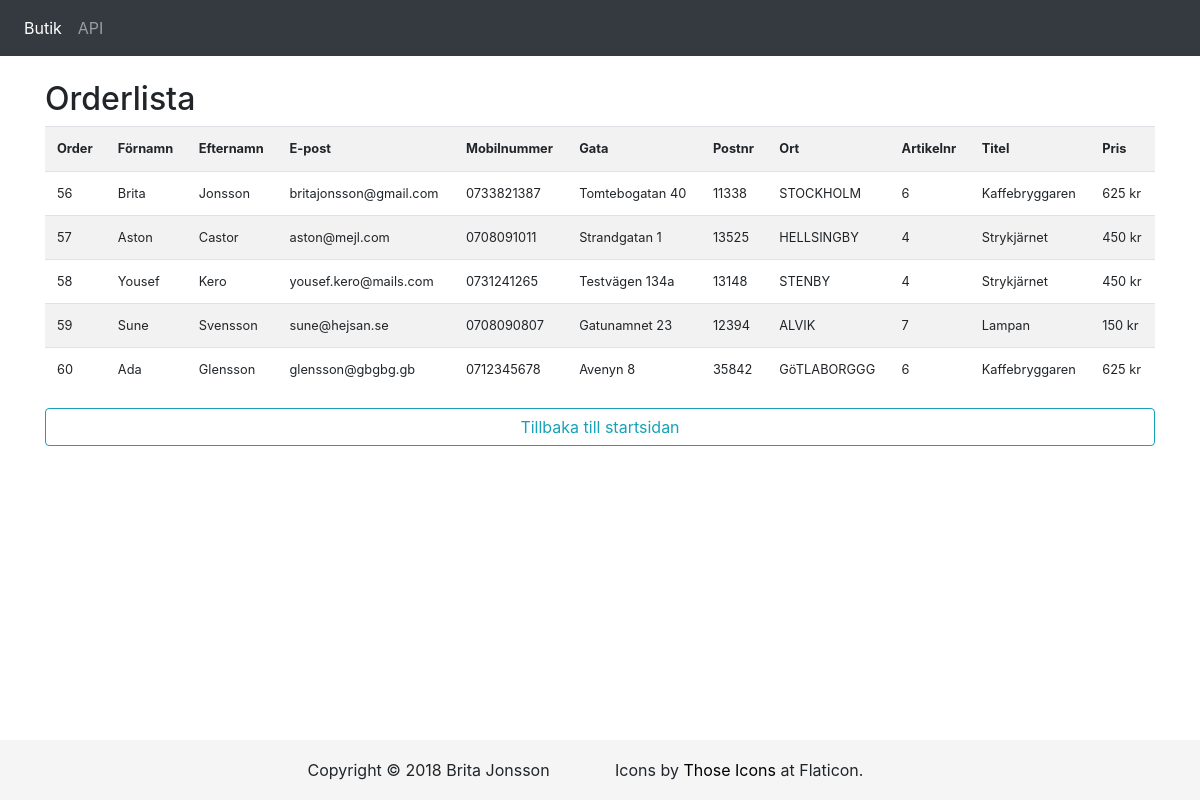
Screenshot of /Projekt/orderlist.php with the database file from the repository.
### tables this page shows
CREATE TABLE `orderlist` (
  `orderID` int(11) NOT NULL,
  `firstname` varchar(50) NOT NULL,
  `lastname` varchar(50) NOT NULL,
  `email` varchar(50) NOT NULL,
  `phone` varchar(50) NOT NULL,
  `street` varchar(50) NOT NULL,
  `zipcode` varchar(50) NOT NULL,
  `city` varchar(50) NOT NULL,
  `articleID` int(11) NOT NULL
);

CREATE TABLE `product` (
  `articleID` int(11) NOT NULL,
  `title` varchar(50) NOT NULL,
  `description` varchar(255) NOT NULL,
  `picture` varchar(50) NOT NULL,
  `price` varchar(50) NOT NULL
);

### Projekt/orderlist.php (the view)
<?php
    include "header.php";
    require_once("connect.php");
?>
<h2>Orderlista</h2>
<table class="table table-striped" id="orderlist">
    <tr>
        <th>Order</th>
        <th>Förnamn</th>
        <th>Efternamn</th>
        <th>E-post</th>
        <th>Mobilnummer</th>
        <th>Gata</th>
        <th>Postnr</th>
        <th>Ort</th>
        <th>Artikelnr</th>
        <th>Titel</th>
        <th>Pris</th>
    </tr>
    <?php
    $orderlistQuery = "SELECT * FROM orderlist, product WHERE orderlist.articleID = product.articleID ORDER BY orderID";
    $orderTable = mysqli_query($connection, $orderlistQuery) or die(mysqli_error($connection));
    while ($row = $orderTable->fetch_assoc()) :
    ?>
    <tr>
        <td><?= $row['orderID']; ?></td>
        <td><?= $row['firstname']; ?></td>
        <td><?= $row['lastname']; ?></td>
        <td><?= $row['email']; ?></td>
        <td><?= $row['phone']; ?></td>
        <td><?= $row['street']; ?></td>
        <td><?= $row['zipcode']; ?></td>
        <td><?= $row['city']; ?></td>
        <td><?= $row['articleID']; ?></td>
        <td><?= $row['title']; ?></td>
        <td><?= $row['price'] . " kr" ?></td>
    </tr>
    <?php endwhile; ?>
</table>
<?php
include "tostart.php";
include "footer.php";
?>

### Projekt/style.css (style rules this page uses)
#orderlist { font-size: 0.8rem; }
html { position: relative; min-height: 100%; }
body { margin-bottom: 60px; }

### rows the page displays
orderlist: orderID "56", firstname "Brita", lastname "Jonsson", email "britajonsson@gmail.com", phone "0733821387", street "Tomtebogatan 40", zipcode "11338", city "STOCKHOLM", articleID.articleID "6", articleID.title "Kaffebryggaren", articleID.price "625"
orderlist: orderID "57", firstname "Aston", lastname "Castor", email "aston@mejl.com", phone "0708091011", street "Strandgatan 1", zipcode "13525", city "HELLSINGBY", articleID.articleID "4", articleID.title "Strykjärnet", articleID.price "450"
orderlist: orderID "58", firstname "Yousef", lastname "Kero", email "yousef.kero@mails.com", phone "0731241265", street "Testvägen 134a", zipcode "13148", city "STENBY", articleID.articleID "4", articleID.title "Strykjärnet", articleID.price "450"
orderlist: orderID "59", firstname "Sune", lastname "Svensson", email "sune@hejsan.se", phone "0708090807", street "Gatunamnet 23", zipcode "12394", city "ALVIK", articleID.articleID "7", articleID.title "Lampan", articleID.price "150"
orderlist: orderID "60", firstname "Ada", lastname "Glensson", email "glensson@gbgbg.gb", phone "0712345678", street "Avenyn 8", zipcode "35842", city "GöTLABORGGG", articleID.articleID "6", articleID.title "Kaffebryggaren", articleID.price "625"
